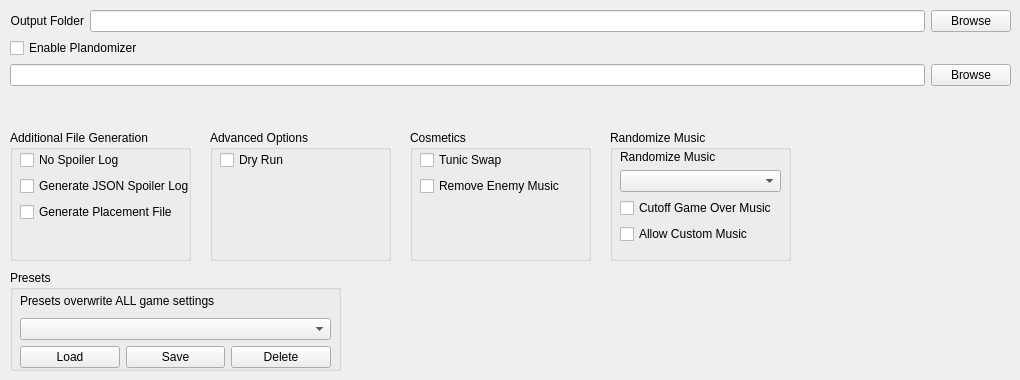
    <widget class="QWidget" name="tab_setup">
     <attribute name="title">
      <string>Setup</string>
     </attribute>
     <widget class="QWidget" name="verticalLayoutWidget_9">
      <property name="geometry">
       <rect>
        <x>10</x>
        <y>10</y>
        <width>1001</width>
        <height>115</height>
       </rect>
      </property>
      <layout class="QVBoxLayout" name="verticalLayout_29">
       <item>
        <layout class="QHBoxLayout" name="horizontalLayout_7">
         <item>
          <widget class="QLabel" name="label_2">
           <property name="text">
            <string>Output Folder</string>
           </property>
           <property name="alignment">
            <set>Qt::AlignRight|Qt::AlignTrailing|Qt::AlignVCenter</set>
           </property>
          </widget>
         </item>
         <item>
          <widget class="QLineEdit" name="output_folder"/>
         </item>
         <item>
          <widget class="QPushButton" name="ouput_folder_browse_button">
           <property name="text">
            <string>Browse</string>
           </property>
          </widget>
         </item>
        </layout>
       </item>
       <item>
        <layout class="QVBoxLayout" name="verticalLayout_32">
         <item>
          <widget class="QCheckBox" name="option_plando">
           <property name="text">
            <string>Enable Plandomizer</string>
           </property>
          </widget>
         </item>
         <item>
          <layout class="QHBoxLayout" name="horizontalLayout_19">
           <item>
            <widget class="QLineEdit" name="plando_file"/>
           </item>
           <item>
            <widget class="QPushButton" name="plando_file_browse">
             <property name="text">
              <string>Browse</string>
             </property>
            </widget>
           </item>
          </layout>
         </item>
        </layout>
       </item>
       <item>
        <spacer name="verticalSpacer_12">
         <property name="orientation">
          <enum>Qt::Vertical</enum>
         </property>
         <property name="sizeHint" stdset="0">
          <size>
           <width>20</width>
           <height>40</height>
          </size>
         </property>
        </spacer>
       </item>
      </layout>
     </widget>
     <widget class="QGroupBox" name="groupBox_12">
      <property name="geometry">
       <rect>
        <x>10</x>
        <y>130</y>
        <width>181</width>
        <height>131</height>
       </rect>
      </property>
      <property name="title">
       <string>Additional File Generation</string>
      </property>
      <widget class="QWidget" name="verticalLayoutWidget_13">
       <property name="geometry">
        <rect>
         <x>10</x>
         <y>20</y>
         <width>169</width>
         <height>101</height>
        </rect>
       </property>
       <layout class="QVBoxLayout" name="verticalLayout_33">
        <item>
         <widget class="QCheckBox" name="option_no_spoiler_log">
          <property name="text">
           <string>No Spoiler Log</string>
          </property>
         </widget>
        </item>
        <item>
         <widget class="QCheckBox" name="option_json_spoiler">
          <property name="text">
           <string>Generate JSON Spoiler Log</string>
          </property>
         </widget>
        </item>
        <item>
         <widget class="QCheckBox" name="option_out_placement_file">
          <property name="text">
           <string>Generate Placement File</string>
          </property>
         </widget>
        </item>
        <item>
         <spacer name="verticalSpacer_13">
          <property name="orientation">
           <enum>Qt::Vertical</enum>
          </property>
          <property name="sizeHint" stdset="0">
           <size>
            <width>20</width>
            <height>40</height>
           </size>
          </property>
         </spacer>
        </item>
       </layout>
      </widget>
     </widget>
     <widget class="QGroupBox" name="groupBox_13">
      <property name="geometry">
       <rect>
        <x>210</x>
        <y>130</y>
        <width>181</width>
        <height>131</height>
       </rect>
      </property>
      <property name="title">
       <string>Advanced Options</string>
      </property>
      <widget class="QWidget" name="verticalLayoutWidget_14">
       <property name="geometry">
        <rect>
         <x>10</x>
         <y>20</y>
         <width>161</width>
         <height>101</height>
        </rect>
       </property>
       <layout class="QVBoxLayout" name="verticalLayout_34">
        <item>
         <widget class="QCheckBox" name="option_dry_run">
          <property name="text">
           <string>Dry Run</string>
          </property>
         </widget>
        </item>
        <item>
         <spacer name="verticalSpacer_14">
          <property name="orientation">
           <enum>Qt::Vertical</enum>
          </property>
          <property name="sizeHint" stdset="0">
           <size>
            <width>20</width>
            <height>40</height>
           </size>
          </property>
         </spacer>
        </item>
       </layout>
      </widget>
     </widget>
     <widget class="QGroupBox" name="groupBox_14">
      <property name="geometry">
       <rect>
        <x>410</x>
        <y>130</y>
        <width>181</width>
        <height>131</height>
       </rect>
      </property>
      <property name="title">
       <string>Cosmetics</string>
      </property>
      <widget class="QWidget" name="verticalLayoutWidget_8">
       <property name="geometry">
        <rect>
         <x>10</x>
         <y>20</y>
         <width>161</width>
         <height>101</height>
        </rect>
       </property>
       <layout class="QVBoxLayout" name="verticalLayout_17">
        <item>
         <widget class="QCheckBox" name="option_tunic_swap">
          <property name="text">
           <string>Tunic Swap</string>
          </property>
         </widget>
        </item>
        <item>
         <widget class="QCheckBox" name="option_no_enemy_music">
          <property name="text">
           <string>Remove Enemy Music</string>
          </property>
         </widget>
        </item>
        <item>
         <spacer name="verticalSpacer_15">
          <property name="orientation">
           <enum>Qt::Vertical</enum>
          </property>
          <property name="sizeHint" stdset="0">
           <size>
            <width>20</width>
            <height>40</height>
           </size>
          </property>
         </spacer>
        </item>
       </layout>
      </widget>
     </widget>
     <widget class="QGroupBox" name="groupBox_15">
      <property name="geometry">
       <rect>
        <x>610</x>
        <y>130</y>
        <width>181</width>
        <height>131</height>
       </rect>
      </property>
      <property name="title">
       <string>Randomize Music</string>
      </property>
      <widget class="QWidget" name="verticalLayoutWidget_11">
       <property name="geometry">
        <rect>
         <x>10</x>
         <y>20</y>
         <width>161</width>
         <height>106</height>
        </rect>
       </property>
       <layout class="QVBoxLayout" name="verticalLayout_35">
        <item>
         <layout class="QVBoxLayout" name="verticalLayout_36">
          <item>
           <widget class="QLabel" name="label_for_option_music_rando">
            <property name="text">
             <string>Randomize Music</string>
            </property>
           </widget>
          </item>
          <item>
           <widget class="QComboBox" name="option_music_rando"/>
          </item>
         </layout>
        </item>
        <item>
         <widget class="QCheckBox" name="option_cutoff_gameover_music">
          <property name="text">
           <string>Cutoff Game Over Music</string>
          </property>
         </widget>
        </item>
        <item>
         <widget class="QCheckBox" name="option_allow_custom_music">
          <property name="text">
           <string>Allow Custom Music</string>
          </property>
         </widget>
        </item>
        <item>
         <spacer name="verticalSpacer_16">
          <property name="orientation">
           <enum>Qt::Vertical</enum>
          </property>
          <property name="sizeHint" stdset="0">
           <size>
            <width>20</width>
            <height>40</height>
           </size>
          </property>
         </spacer>
        </item>
       </layout>
      </widget>
     </widget>
     <widget class="QGroupBox" name="groupBox_17">
      <property name="geometry">
       <rect>
        <x>10</x>
        <y>270</y>
        <width>331</width>
        <height>101</height>
       </rect>
      </property>
      <property name="title">
       <string>Presets</string>
      </property>
      <widget class="QWidget" name="verticalLayoutWidget_16">
       <property name="geometry">
        <rect>
         <x>10</x>
         <y>20</y>
         <width>311</width>
         <height>78</height>
        </rect>
       </property>
       <layout class="QVBoxLayout" name="verticalLayout_39">
        <item>
         <widget class="QLabel" name="label_7">
          <property name="text">
           <string>Presets overwrite ALL game settings</string>
          </property>
         </widget>
        </item>
        <item>
         <widget class="QComboBox" name="presets_list"/>
        </item>
        <item>
         <layout class="QHBoxLayout" name="horizontalLayout_12">
          <item>
           <widget class="QPushButton" name="load_preset">
            <property name="text">
             <string>Load</string>
            </property>
           </widget>
          </item>
          <item>
           <widget class="QPushButton" name="save_preset">
            <property name="text">
             <string>Save</string>
            </property>
           </widget>
          </item>
          <item>
           <widget class="QPushButton" name="delete_preset">
            <property name="text">
             <string>Delete</string>
            </property>
           </widget>
          </item>
         </layout>
        </item>
       </layout>
      </widget>
     </widget>
    </widget>
